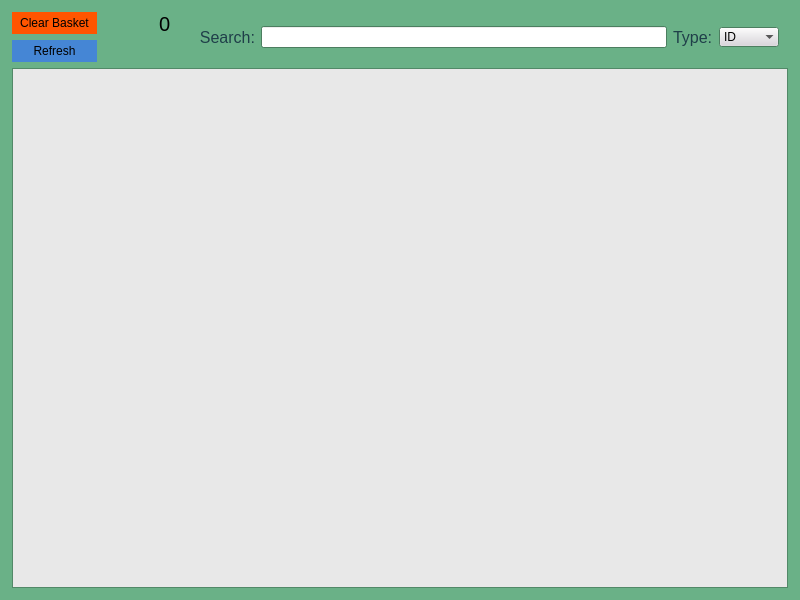
<?xml version="1.0" encoding="UTF-8"?>
<ui version="4.0">
 <class>MainWindow</class>
 <widget class="QMainWindow" name="MainWindow">
  <property name="geometry">
   <rect>
    <x>0</x>
    <y>0</y>
    <width>800</width>
    <height>600</height>
   </rect>
  </property>
  <property name="minimumSize">
   <size>
    <width>750</width>
    <height>600</height>
   </size>
  </property>
  <property name="palette">
   <palette>
    <active>
     <colorrole role="Base">
      <brush brushstyle="SolidPattern">
       <color alpha="255">
        <red>255</red>
        <green>255</green>
        <blue>255</blue>
       </color>
      </brush>
     </colorrole>
     <colorrole role="Window">
      <brush brushstyle="SolidPattern">
       <color alpha="255">
        <red>106</red>
        <green>177</green>
        <blue>135</blue>
       </color>
      </brush>
     </colorrole>
    </active>
    <inactive>
     <colorrole role="Base">
      <brush brushstyle="SolidPattern">
       <color alpha="255">
        <red>255</red>
        <green>255</green>
        <blue>255</blue>
       </color>
      </brush>
     </colorrole>
     <colorrole role="Window">
      <brush brushstyle="SolidPattern">
       <color alpha="255">
        <red>106</red>
        <green>177</green>
        <blue>135</blue>
       </color>
      </brush>
     </colorrole>
    </inactive>
    <disabled>
     <colorrole role="Base">
      <brush brushstyle="SolidPattern">
       <color alpha="255">
        <red>106</red>
        <green>177</green>
        <blue>135</blue>
       </color>
      </brush>
     </colorrole>
     <colorrole role="Window">
      <brush brushstyle="SolidPattern">
       <color alpha="255">
        <red>106</red>
        <green>177</green>
        <blue>135</blue>
       </color>
      </brush>
     </colorrole>
    </disabled>
   </palette>
  </property>
  <property name="windowTitle">
   <string>MainWindow</string>
  </property>
  <property name="autoFillBackground">
   <bool>true</bool>
  </property>
  <widget class="QWidget" name="centralwidget">
   <layout class="QGridLayout" name="gridLayout">
    <property name="leftMargin">
     <number>12</number>
    </property>
    <property name="topMargin">
     <number>12</number>
    </property>
    <property name="rightMargin">
     <number>12</number>
    </property>
    <property name="bottomMargin">
     <number>12</number>
    </property>
    <item row="0" column="0">
     <layout class="QVBoxLayout" name="verticalLayout">
      <item>
       <widget class="QPushButton" name="ClearButton">
        <property name="palette">
         <palette>
          <active>
           <colorrole role="Button">
            <brush brushstyle="SolidPattern">
             <color alpha="255">
              <red>255</red>
              <green>85</green>
              <blue>0</blue>
             </color>
            </brush>
           </colorrole>
          </active>
          <inactive>
           <colorrole role="Button">
            <brush brushstyle="SolidPattern">
             <color alpha="255">
              <red>255</red>
              <green>85</green>
              <blue>0</blue>
             </color>
            </brush>
           </colorrole>
          </inactive>
          <disabled>
           <colorrole role="Button">
            <brush brushstyle="SolidPattern">
             <color alpha="255">
              <red>255</red>
              <green>85</green>
              <blue>0</blue>
             </color>
            </brush>
           </colorrole>
          </disabled>
         </palette>
        </property>
        <property name="autoFillBackground">
         <bool>true</bool>
        </property>
        <property name="text">
         <string>Clear Basket</string>
        </property>
        <property name="flat">
         <bool>true</bool>
        </property>
       </widget>
      </item>
      <item>
       <widget class="QPushButton" name="refresh_button">
        <property name="minimumSize">
         <size>
          <width>85</width>
          <height>0</height>
         </size>
        </property>
        <property name="maximumSize">
         <size>
          <width>150</width>
          <height>16777215</height>
         </size>
        </property>
        <property name="palette">
         <palette>
          <active>
           <colorrole role="Button">
            <brush brushstyle="SolidPattern">
             <color alpha="255">
              <red>69</red>
              <green>134</green>
              <blue>213</blue>
             </color>
            </brush>
           </colorrole>
           <colorrole role="Highlight">
            <brush brushstyle="SolidPattern">
             <color alpha="255">
              <red>255</red>
              <green>0</green>
              <blue>25</blue>
             </color>
            </brush>
           </colorrole>
          </active>
          <inactive>
           <colorrole role="Button">
            <brush brushstyle="SolidPattern">
             <color alpha="255">
              <red>69</red>
              <green>134</green>
              <blue>213</blue>
             </color>
            </brush>
           </colorrole>
           <colorrole role="Highlight">
            <brush brushstyle="SolidPattern">
             <color alpha="255">
              <red>255</red>
              <green>0</green>
              <blue>25</blue>
             </color>
            </brush>
           </colorrole>
          </inactive>
          <disabled>
           <colorrole role="Button">
            <brush brushstyle="SolidPattern">
             <color alpha="255">
              <red>69</red>
              <green>134</green>
              <blue>213</blue>
             </color>
            </brush>
           </colorrole>
           <colorrole role="Highlight">
            <brush brushstyle="SolidPattern">
             <color alpha="255">
              <red>0</red>
              <green>120</green>
              <blue>215</blue>
             </color>
            </brush>
           </colorrole>
          </disabled>
         </palette>
        </property>
        <property name="autoFillBackground">
         <bool>true</bool>
        </property>
        <property name="text">
         <string>Refresh</string>
        </property>
        <property name="flat">
         <bool>true</bool>
        </property>
       </widget>
      </item>
     </layout>
    </item>
    <item row="0" column="1">
     <widget class="QPushButton" name="ShopingOpen">
      <property name="minimumSize">
       <size>
        <width>50</width>
        <height>50</height>
       </size>
      </property>
      <property name="maximumSize">
       <size>
        <width>50</width>
        <height>50</height>
       </size>
      </property>
      <property name="text">
       <string/>
      </property>
      <property name="autoDefault">
       <bool>false</bool>
      </property>
      <property name="default">
       <bool>false</bool>
      </property>
      <property name="flat">
       <bool>true</bool>
      </property>
     </widget>
    </item>
    <item row="0" column="2">
     <widget class="QLabel" name="purshase_number">
      <property name="minimumSize">
       <size>
        <width>25</width>
        <height>0</height>
       </size>
      </property>
      <property name="maximumSize">
       <size>
        <width>10</width>
        <height>16777215</height>
       </size>
      </property>
      <property name="font">
       <font>
        <pointsize>15</pointsize>
       </font>
      </property>
      <property name="text">
       <string>0</string>
      </property>
      <property name="alignment">
       <set>Qt::AlignLeading|Qt::AlignLeft|Qt::AlignTop</set>
      </property>
     </widget>
    </item>
    <item row="0" column="3">
     <widget class="QWidget" name="horizontalWidget" native="true">
      <property name="minimumSize">
       <size>
        <width>100</width>
        <height>0</height>
       </size>
      </property>
      <layout class="QHBoxLayout" name="horizontalLayout" stretch="0,0,0,0">
       <item>
        <widget class="QLabel" name="search_label">
         <property name="palette">
          <palette>
           <active>
            <colorrole role="WindowText">
             <brush brushstyle="SolidPattern">
              <color alpha="255">
               <red>31</red>
               <green>63</green>
               <blue>73</blue>
              </color>
             </brush>
            </colorrole>
           </active>
           <inactive>
            <colorrole role="WindowText">
             <brush brushstyle="SolidPattern">
              <color alpha="255">
               <red>31</red>
               <green>63</green>
               <blue>73</blue>
              </color>
             </brush>
            </colorrole>
           </inactive>
           <disabled>
            <colorrole role="WindowText">
             <brush brushstyle="SolidPattern">
              <color alpha="255">
               <red>120</red>
               <green>120</green>
               <blue>120</blue>
              </color>
             </brush>
            </colorrole>
           </disabled>
          </palette>
         </property>
         <property name="font">
          <font>
           <pointsize>12</pointsize>
          </font>
         </property>
         <property name="text">
          <string>Search:</string>
         </property>
         <property name="alignment">
          <set>Qt::AlignRight|Qt::AlignTrailing|Qt::AlignVCenter</set>
         </property>
        </widget>
       </item>
       <item>
        <widget class="QLineEdit" name="search_bar">
         <property name="maximumSize">
          <size>
           <width>600</width>
           <height>16777215</height>
          </size>
         </property>
        </widget>
       </item>
       <item>
        <widget class="QLabel" name="type_label">
         <property name="maximumSize">
          <size>
           <width>45</width>
           <height>16777215</height>
          </size>
         </property>
         <property name="palette">
          <palette>
           <active>
            <colorrole role="WindowText">
             <brush brushstyle="SolidPattern">
              <color alpha="255">
               <red>31</red>
               <green>63</green>
               <blue>73</blue>
              </color>
             </brush>
            </colorrole>
           </active>
           <inactive>
            <colorrole role="WindowText">
             <brush brushstyle="SolidPattern">
              <color alpha="255">
               <red>31</red>
               <green>63</green>
               <blue>73</blue>
              </color>
             </brush>
            </colorrole>
           </inactive>
           <disabled>
            <colorrole role="WindowText">
             <brush brushstyle="SolidPattern">
              <color alpha="255">
               <red>120</red>
               <green>120</green>
               <blue>120</blue>
              </color>
             </brush>
            </colorrole>
           </disabled>
          </palette>
         </property>
         <property name="font">
          <font>
           <pointsize>12</pointsize>
          </font>
         </property>
         <property name="text">
          <string>Type:</string>
         </property>
        </widget>
       </item>
       <item>
        <widget class="QComboBox" name="search_type_changer">
         <property name="maximumSize">
          <size>
           <width>60</width>
           <height>16777215</height>
          </size>
         </property>
         <property name="palette">
          <palette>
           <active>
            <colorrole role="Button">
             <brush brushstyle="SolidPattern">
              <color alpha="255">
               <red>217</red>
               <green>213</green>
               <blue>220</blue>
              </color>
             </brush>
            </colorrole>
           </active>
           <inactive>
            <colorrole role="Button">
             <brush brushstyle="SolidPattern">
              <color alpha="255">
               <red>217</red>
               <green>213</green>
               <blue>220</blue>
              </color>
             </brush>
            </colorrole>
           </inactive>
           <disabled>
            <colorrole role="Button">
             <brush brushstyle="SolidPattern">
              <color alpha="255">
               <red>217</red>
               <green>213</green>
               <blue>220</blue>
              </color>
             </brush>
            </colorrole>
           </disabled>
          </palette>
         </property>
         <property name="currentText">
          <string>ID</string>
         </property>
         <property name="currentIndex">
          <number>0</number>
         </property>
         <property name="duplicatesEnabled">
          <bool>false</bool>
         </property>
         <property name="frame">
          <bool>false</bool>
         </property>
         <item>
          <property name="text">
           <string>ID</string>
          </property>
         </item>
         <item>
          <property name="text">
           <string>Name</string>
          </property>
         </item>
        </widget>
       </item>
      </layout>
     </widget>
    </item>
    <item row="1" column="0" colspan="4">
     <widget class="QTableView" name="search_result_table">
      <property name="palette">
       <palette>
        <active>
         <colorrole role="Base">
          <brush brushstyle="SolidPattern">
           <color alpha="255">
            <red>232</red>
            <green>232</green>
            <blue>232</blue>
           </color>
          </brush>
         </colorrole>
         <colorrole role="AlternateBase">
          <brush brushstyle="SolidPattern">
           <color alpha="255">
            <red>186</red>
            <green>186</green>
            <blue>186</blue>
           </color>
          </brush>
         </colorrole>
        </active>
        <inactive>
         <colorrole role="Base">
          <brush brushstyle="SolidPattern">
           <color alpha="255">
            <red>232</red>
            <green>232</green>
            <blue>232</blue>
           </color>
          </brush>
         </colorrole>
         <colorrole role="AlternateBase">
          <brush brushstyle="SolidPattern">
           <color alpha="255">
            <red>186</red>
            <green>186</green>
            <blue>186</blue>
           </color>
          </brush>
         </colorrole>
        </inactive>
        <disabled>
         <colorrole role="Base">
          <brush brushstyle="SolidPattern">
           <color alpha="255">
            <red>106</red>
            <green>177</green>
            <blue>135</blue>
           </color>
          </brush>
         </colorrole>
         <colorrole role="AlternateBase">
          <brush brushstyle="SolidPattern">
           <color alpha="255">
            <red>186</red>
            <green>186</green>
            <blue>186</blue>
           </color>
          </brush>
         </colorrole>
        </disabled>
       </palette>
      </property>
      <property name="midLineWidth">
       <number>1</number>
      </property>
      <property name="horizontalScrollBarPolicy">
       <enum>Qt::ScrollBarAlwaysOff</enum>
      </property>
      <property name="editTriggers">
       <set>QAbstractItemView::NoEditTriggers</set>
      </property>
      <property name="tabKeyNavigation">
       <bool>false</bool>
      </property>
      <property name="showDropIndicator" stdset="0">
       <bool>false</bool>
      </property>
      <property name="dragDropOverwriteMode">
       <bool>false</bool>
      </property>
      <property name="alternatingRowColors">
       <bool>true</bool>
      </property>
      <property name="textElideMode">
       <enum>Qt::ElideLeft</enum>
      </property>
      <attribute name="horizontalHeaderCascadingSectionResizes">
       <bool>true</bool>
      </attribute>
      <attribute name="horizontalHeaderDefaultSectionSize">
       <number>163</number>
      </attribute>
      <attribute name="horizontalHeaderMinimumSectionSize">
       <number>150</number>
      </attribute>
      <attribute name="verticalHeaderVisible">
       <bool>false</bool>
      </attribute>
     </widget>
    </item>
   </layout>
  </widget>
 </widget>
 <resources/>
 <connections/>
</ui>
